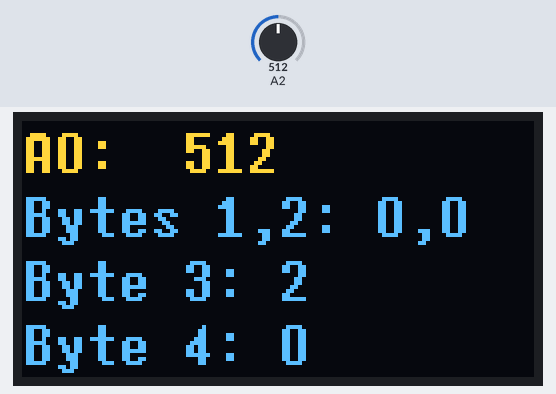
Bench run of a sketch on a simulated Arduino Uno, built with avr-gcc and run on an emulated ATmega328P. Shown: 128×64 one-colour display. The test bench sets the inputs (shaded band); at power-on: A2 = 512. The OLED is the two-colour kind (top 16 rows yellow); what the sketch prints to the serial monitor is not drawn.

Above: at 1.2 s.
1.3 s: A2 set to 716
At 2.7 s:
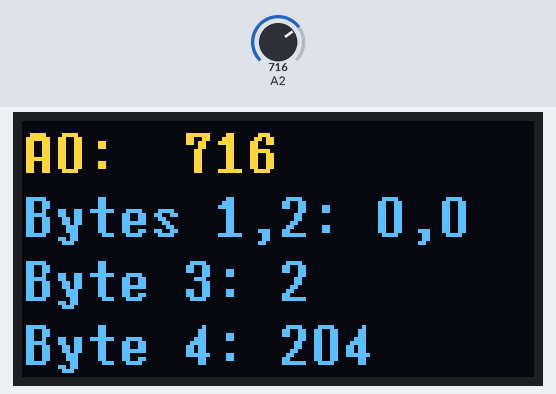
3.0 s: A2 set to 900
At 4.5 s:
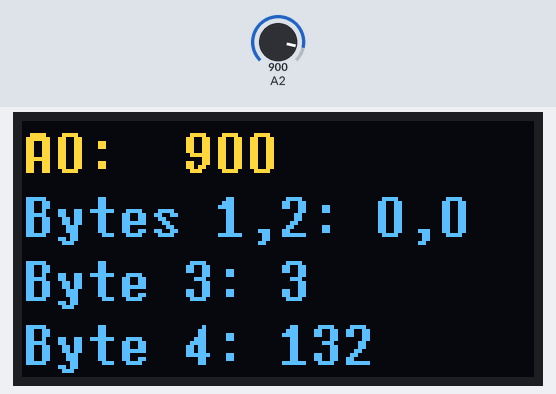
4.8 s: A2 set to 1023
At 6.3 s:
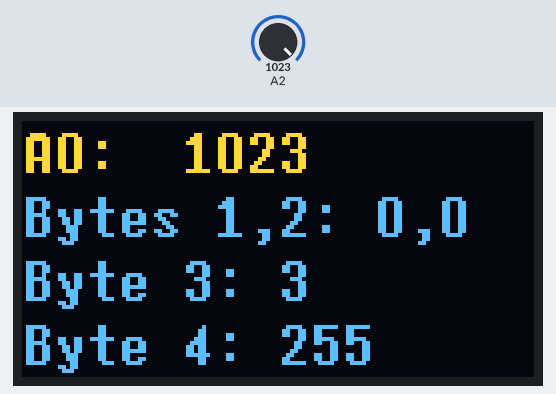
6.6 s: A2 set to 511
At 8.5 s:
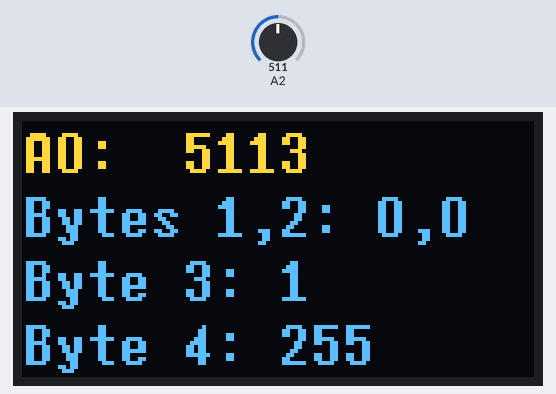
Timing chart, 0 to 9.4 s (numbered marks = the images above; inputs shaded):
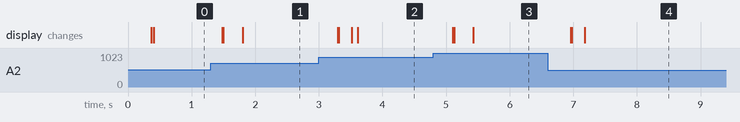

The sketch:

SoundSensor.ino
```cpp
//const int pinsound = A2;
//const int pinlight = A6;
#include <Arduino.h>
#include <U8x8lib.h>
auto display = U8X8_SSD1306_128X64_NONAME_HW_I2C(U8X8_PIN_NONE);

void setup()
{
  Serial.begin(115200);
  display.begin();
  display.setFlipMode(1);
  display.clearDisplay();
  display.setFont(u8x8_font_7x14B_1x2_r);

}

void sendSoundData() {
 const auto value = analogRead(A2);
 const byte data[] = {0, 0, highByte(value), lowByte(value)};
  Serial.write(data, 4); // send 0,0, "high byte", "low byte"
 Serial.println(); // send "newline"
}
// read sound and display on OLED
void displayA2(){
 const auto value = analogRead(A2);
 const byte data[] = {0, 0, highByte(value), lowByte(value)};
 display.setCursor(0,0); display.print("A0: ");
 display.setCursor(5,0); display.print(value);
 display.setCursor(0,2); display.print("Bytes 1,2: " + String(data[0]) + "," +
String(data[1]));
 display.setCursor(0,4); display.print("Byte 3: " + String(data[2]));
 display.setCursor(0,6); display.print("Byte 4: " + String(data[3]));
}
/* ---- loop -------- */
void loop() {
 displayA2(); // show on OLED
 sendSoundData(); // write to serial port
 //delay(5000); // wait so you don't saturate
 // the serial line and block
 // potential reloads of Arduino code
}
```

Measured:
- after the input at 1.3 s, the display: first changes after 0.18 s (image 1 shows a later state)
- after the input at 3.0 s, the display: first changes after 0.29 s (image 2 shows a later state)
- after the input at 4.8 s, the display: first changes after 0.30 s (image 3 shows a later state)
- after the input at 6.6 s, the display: first changes after 0.36 s (image 4 shows a later state)
